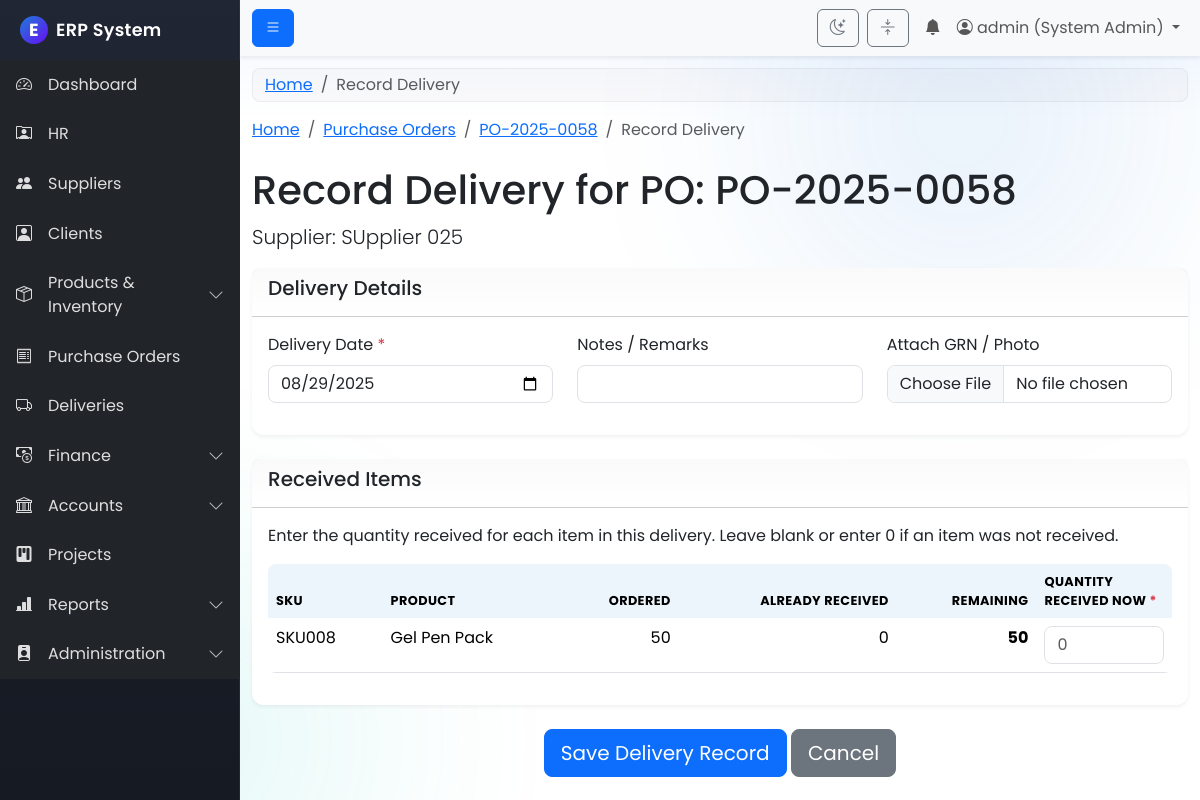
/modules/deliveries/record_delivery.php?po_id=58 (signed in), run on the app's committed database.
### tables this page shows
CREATE TABLE `purchase_orders` (
  `id` int(11) NOT NULL,
  `po_number` varchar(50) NOT NULL,
  `supplier_id` int(11) NOT NULL,
  `budget_id` int(11) DEFAULT NULL,
  `order_date` date NOT NULL,
  `expected_delivery_date` date DEFAULT NULL,
  `total_amount` decimal(10,2) NOT NULL DEFAULT 0.00,
  `status` varchar(50) NOT NULL DEFAULT 'Pending',
  `created_at` timestamp NOT NULL DEFAULT current_timestamp()
);

CREATE TABLE `suppliers` (
  `id` int(11) NOT NULL,
  `supplier_name` varchar(255) NOT NULL,
  `address` text DEFAULT NULL,
  `tax_id` varchar(100) DEFAULT NULL,
  `username` varchar(100) DEFAULT NULL,
  `password` varchar(255) DEFAULT NULL,
  `is_active` tinyint(1) NOT NULL DEFAULT 1,
  `bank_name` varchar(255) DEFAULT NULL,
  `bank_account_number` varchar(100) DEFAULT NULL,
  `bank_branch_code` varchar(50) DEFAULT NULL,
  `created_at` timestamp NOT NULL DEFAULT current_timestamp(),
  `updated_at` timestamp NOT NULL DEFAULT current_timestamp() ON UPDATE current_timestamp(),
  `rating_delivery_time` decimal(2,1) DEFAULT NULL,
  `rating_quality` decimal(2,1) DEFAULT NULL,
  `rating_communication` decimal(2,1) DEFAULT NULL,
  `on_time_delivery_rate` decimal(5,2) DEFAULT NULL
);

CREATE TABLE `po_items` (
  `id` int(11) NOT NULL,
  `po_id` int(11) NOT NULL,
  `product_id` int(11) NOT NULL,
  `quantity` int(11) NOT NULL,
  `unit_price` decimal(10,2) NOT NULL,
  `total_price` decimal(10,2) NOT NULL
);

CREATE TABLE `products` (
  `id` int(11) NOT NULL,
  `sku` varchar(100) NOT NULL,
  `product_name` varchar(255) NOT NULL,
  `description` text DEFAULT NULL,
  `price` decimal(10,2) NOT NULL,
  `category_id` int(11) NOT NULL,
  `quantity_in_stock` int(11) NOT NULL DEFAULT 0,
  `reorder_point` int(11) DEFAULT NULL,
  `created_at` timestamp NOT NULL DEFAULT current_timestamp(),
  `updated_at` timestamp NOT NULL DEFAULT current_timestamp() ON UPDATE current_timestamp()
);

### modules/deliveries/record_delivery.php (the view, shortened to what this page needs)
<?php
include('../../includes/header.php');
$po_id = $_GET['po_id'];
$conn = connect_db();
$sql_po = "SELECT po.po_number, s.supplier_name FROM purchase_orders po JOIN suppliers s ON po.supplier_id = s.id WHERE po.id = ?";
$stmt_po = $conn->prepare($sql_po);
$stmt_po->bind_param("i", $po_id);
$stmt_po->execute();
$result_po = $stmt_po->get_result();
$po = $result_po->fetch_assoc();
$sql_items = "SELECT
                pi.id AS po_item_id,
                pi.quantity AS quantity_ordered,
                p.product_name,
                p.sku,
                (SELECT SUM(di.quantity_received)
                 FROM delivery_items di
                 WHERE di.po_item_id = pi.id) AS total_received
              FROM po_items pi
              JOIN products p ON pi.product_id = p.id
              WHERE pi.po_id = ?";
$stmt_items = $conn->prepare($sql_items);
$stmt_items->bind_param("i", $po_id);
$stmt_items->execute();
$result_items = $stmt_items->get_result();
?>
<nav aria-label="breadcrumb">
  <ol class="breadcrumb">
    <li class="breadcrumb-item"><a href="/erp_project/dashboard.php">Home</a></li>
    <li class="breadcrumb-item"><a href="/erp_project/modules/purchase_orders/view_pos.php">Purchase Orders</a></li>
    <li class="breadcrumb-item"><a href="/erp_project/modules/purchase_orders/view_po_details.php?id=<?php echo $po_id; ?>"><?php echo htmlspecialchars($po['po_number']); ?></a></li>
    <li class="breadcrumb-item active" aria-current="page">Record Delivery</li>
  </ol>
</nav>
<h1 class="mt-4">Record Delivery for PO: <?php echo htmlspecialchars($po['po_number']); ?></h1>
<p class="lead">Supplier: <?php echo htmlspecialchars($po['supplier_name']); ?></p>
<form action="handle_record_delivery.php" method="POST" enctype="multipart/form-data">
    <div class="card">
        <div class="card-header"><h5>Delivery Details</h5></div>
        <div class="card-body">
            <div class="row">
                <div class="col-md-4 mb-3">
                    <label for="delivery_date" class="form-label">Delivery Date <span class="text-danger">*</span></label>
                    <input type="date" class="form-control" id="delivery_date" name="delivery_date" value="<?php echo date('Y-m-d'); ?>" required>
                </div>
                <div class="col-md-4 mb-3">
                    <label for="notes" class="form-label">Notes / Remarks</label>
                    <input type="text" class="form-control" id="notes" name="notes">
                </div>
                <div class="col-md-4 mb-3">
                    <label for="grn_file" class="form-label">Attach GRN / Photo</label>
                    <input class="form-control" type="file" id="grn_file" name="grn_file">
                </div>
            </div>
        </div>
    </div>
    <div class="card mt-4">
        <div class="card-header"><h5>Received Items</h5></div>
        <div class="card-body">
            <p>Enter the quantity received for each item in this delivery. Leave blank or enter 0 if an item was not received.</p>
            <div class="table-responsive">
                <table class="table">
                    <thead>
                        <tr>
                            <th>SKU</th>
                            <th>Product</th>
                            <th class="text-end">Ordered</th>
                            <th class="text-end">Already Received</th>
                            <th class="text-end">Remaining</th>
                            <th style="width: 15%;">Quantity Received Now <span class="text-danger">*</span></th>
                        </tr>
                    </thead>
                    <tbody>
                        <?php while($item = $result_items->fetch_assoc()):
                            $total_received = (int)$item['total_received'];
                            $remaining = $item['quantity_ordered'] - $total_received;
                        ?>
                            <tr>
                                <td><?php echo htmlspecialchars($item['sku']); ?></td>
                                <td><?php echo htmlspecialchars($item['product_name']); ?></td>
                                <td class="text-end"><?php echo $item['quantity_ordered']; ?></td>
                                <td class="text-end"><?php echo $total_received; ?></td>
                                <td class="text-end fw-bold"><?php echo $remaining; ?></td>
                                <td>
                                    <input type="number" name="quantity_received[]" class="form-control" min="0" max="<?php echo $remaining; ?>" placeholder="0">
                                </td>
                            </tr>
                        <?php endwhile; ?>
                    </tbody>
                </table>
            </div>
        </div>
    </div>
    <div class="mt-4 text-center">
        <button type="submit" class="btn btn-primary btn-lg">Save Delivery Record</button>
        <a href="/erp_project/modules/purchase_orders/view_po_details.php?id=<?php echo $po_id; ?>" class="btn btn-secondary btn-lg">Cancel</a>
    </div>
</form>
<?php
include('../../includes/footer.php');
?>

### assets/css/style.css (style rules this page uses)
:root { --erp-sidebar-width: 15rem; --erp-brand-primary: #1e7bd9; --erp-brand-secondary: #6c757d; --erp-brand-accent: #00c4b3; --erp-shadow-sm: 0 0.125rem 0.25rem rgba(0,0,0,.06); --erp-shadow-md: 0 0.5rem 1rem rgba(0,0,0,.12); --gradient-blue: linear-gradient(135deg, #667eea 0%, #764ba2 100%); --gradient-orange: linear-gradient(135deg, #f093fb 0%, #f5576c 100%); --gradient-green: linear-gradient(135deg, #4facfe 0%, #00f2fe 100%); --gradient-purple: linear-gradient(135deg, #a8edea 0%, #fed6e3 100%); }
body { font-family: 'Poppins', sans-serif; background: var(--bs-body-bg); color: var(--bs-body-color); }
.card { border: 0; border-radius: .75rem; box-shadow: var(--erp-shadow-sm); transition: transform .2s ease, box-shadow .2s ease; }
.table { border-radius: .5rem; overflow: hidden; }
.table thead th { background: rgba(30,123,217,.08); border-bottom: 0; }
.form-control, .form-select { border-radius: .5rem; }
.btn { transition: transform .05s ease, box-shadow .2s ease; }
.btn-primary { box-shadow: 0 0 0 rgba(13,110,253,.0); }
body::before, body::after { content: ""; position: fixed; z-index: -1; width: 60vmax; height: 60vmax; border-radius: 50%; filter: blur(80px); opacity: .12; pointer-events: none; }
body::before { top: -20vmax; right: -10vmax; background: radial-gradient(ellipse at center, var(--erp-brand-primary) 0%, transparent 60%); }
body::after { bottom: -25vmax; left: -15vmax; background: radial-gradient(ellipse at center, var(--erp-brand-accent) 0%, transparent 60%); }
.btn { position: relative; overflow: hidden; }
.table thead th { text-transform: uppercase; letter-spacing: .4px; font-size: .8rem; }
.card > .card-header { background: linear-gradient(180deg, rgba(0,0,0,.02), transparent); font-weight: 600; }
.table thead th { background: rgba(30,123,217,.08); }

### data on the page
purchase_orders: po_number "PO-2025-0058", supplier.supplier_name "SUpplier 025"
po_items: product.sku "SKU008", product.product_name "Gel Pen Pack", quantity "50", total_received "0"

### other printed values
$_SESSION['username'] "admin"
$_SESSION['role_name'] "System Admin"
$page_title "Record Delivery"
